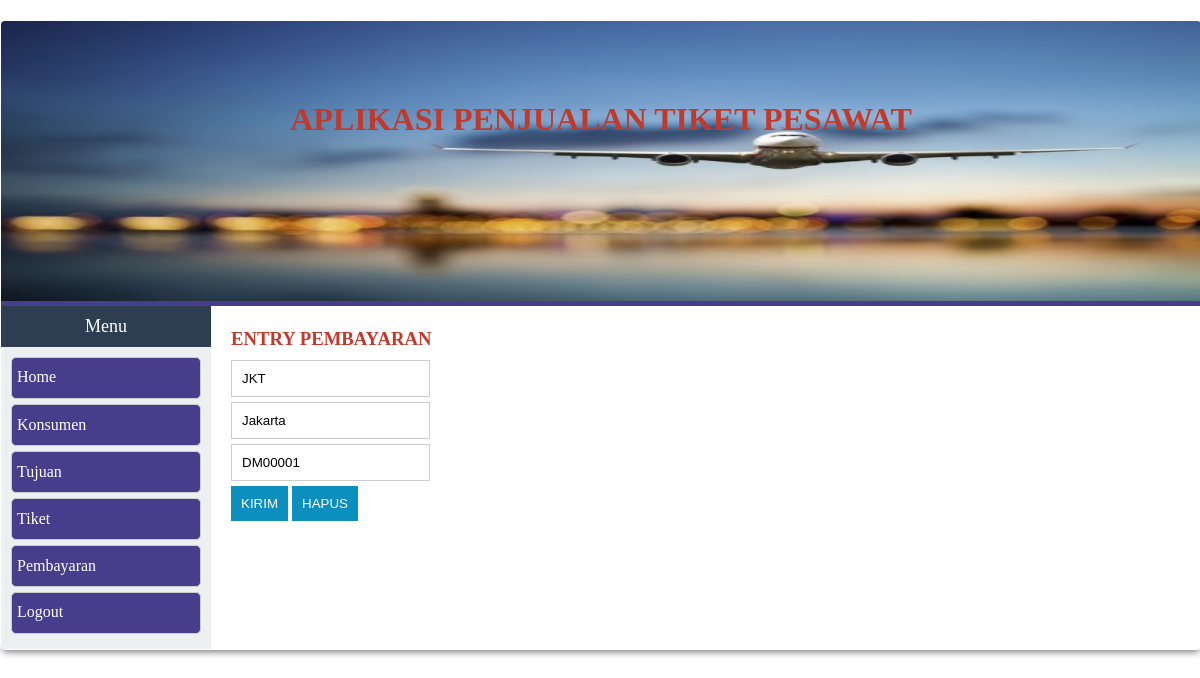
Screenshot of /edittujuan.php?id_tujuan=JKT (signed in) with the database file from the repository.
### tables this page shows
CREATE TABLE IF NOT EXISTS `tbl_tujuan` (
  `no_tujuan` varchar(8) NOT NULL,
  `kota_tujuan` varchar(18) NOT NULL,
  `no_tiket` varchar(12) NOT NULL,
  PRIMARY KEY  (`no_tujuan`)
);

### edittujuan.php (the view, shortened to what this page needs)
<?php
include('koneksi/conn.php');
include('template/top.php');
include('template/navigasi.php');
$id=$_GET['id_tujuan'];
$sql = "SELECT * FROM tbl_tujuan WHERE no_tujuan='$id' ";
$hasil=mysqli_query($conn,$sql) or die(mysqli_error());
while ($tampil=mysqli_fetch_array($hasil))
{
?>
<div id="main">
	<div class="content">
		<h3>Entry Pembayaran</h3>
		<form action="updatetujuan.php" method="POST">
			<div class="input-group">
				<input type="text"  value="<?php echo $tampil['no_tujuan']; ?>" name="no_tujuan">
			</div>
			<div class="input-group">
				<input type="text"  name="kota_tujuan" value="<?php echo $tampil['kota_tujuan']; ?>" >
			</div>
			<div class="input-group">
				<input type="text" name="no_tiket" value="<?php echo $tampil['no_tiket']; ?>">
			</div>
			<div class="input-group">
				<button type="submit" class="btn">Kirim</button>
				<button type="reset" class="btn">Hapus</button>
			</div>
		</form>
	</div>
</div>
<?php include('template/footer.php'); }?>

### style.css (style rules this page uses)
* { padding: 0; margin: 0; }
#main { background-color: #000; }
.content { width: 960px; padding: 10px 0; float: left; margin-left: 20px; color: #403F3F; }
.content h3 { text-transform: uppercase; color: #c0392b; height: 20px; margin: 12px 0; }
.input-group { margin-bottom: 5px; }
.input-group input { padding:10px; border:1px solid #ccc; }
.btn { border: none; padding: 10px; background: #0C8FBF; color: #fff; text-transform: uppercase; text-align: center; cursor: pointer; }

### rows the page displays
tbl_tujuan: no_tujuan "JKT", kota_tujuan "Jakarta", no_tiket "DM00001"
